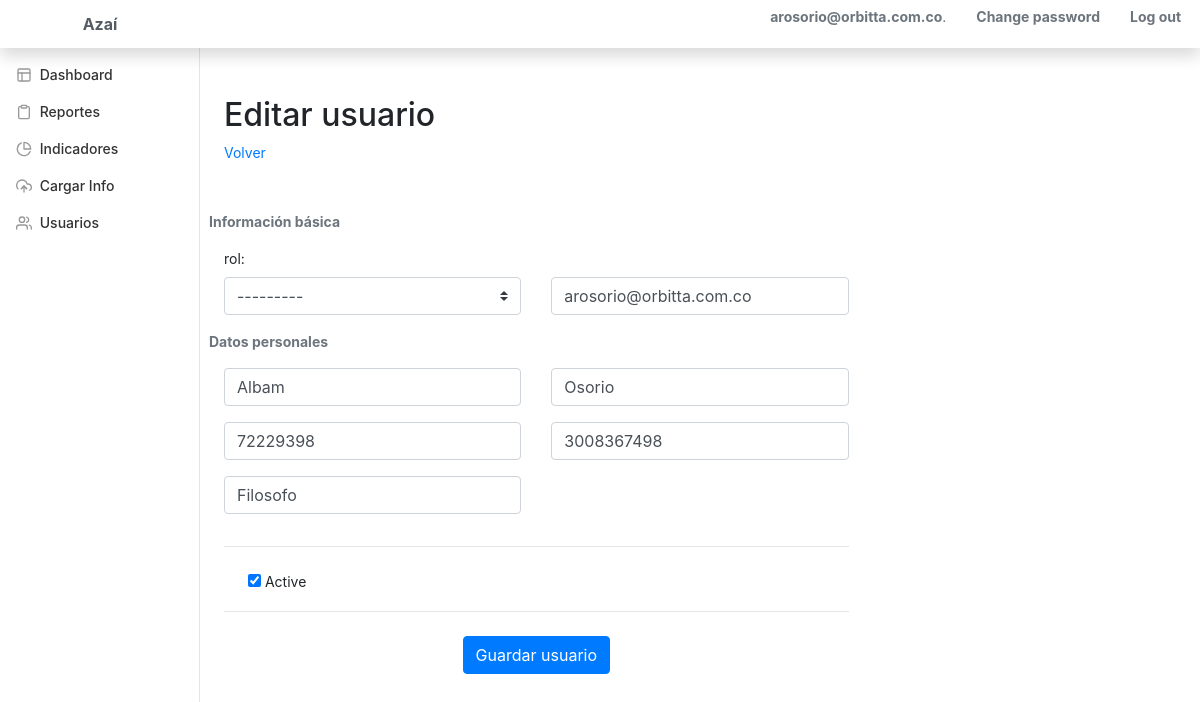
The app's page /azai/usuarios/edit/1 (signed in), older data.
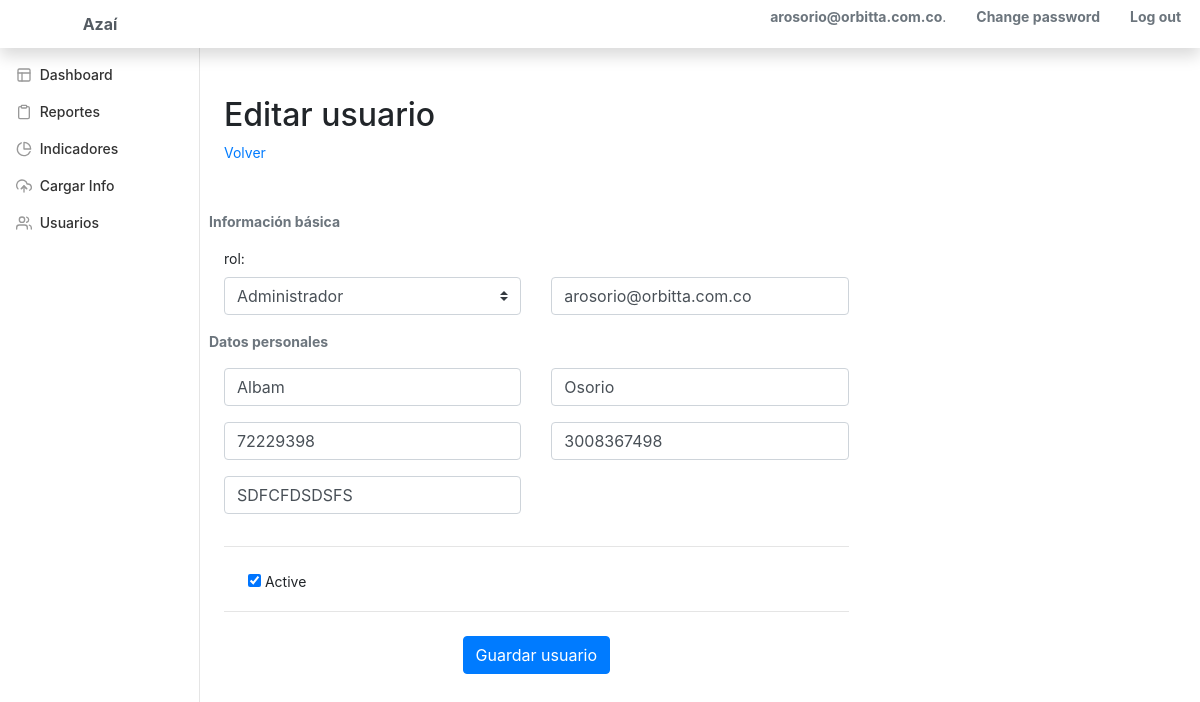
The same page, newer data.
### usuarios/models.py (models this page shows, shortened)
class Usuario(AbstractUser):
    username = None
    email = models.EmailField(_('email address'), unique=True) # changes email to unique and blank to false
    numero_identificacion = models.CharField(_('número identificación'), max_length=10, unique=True, blank=False, null=False)
    telefono = models.CharField(_('telefono'), max_length=50, blank=False, null=False)
    ocupacion = models.CharField(_('ocupación'), max_length=50, blank=True, null=False)
    fecha_creacion = models.DateTimeField(_('creado'), auto_now_add=True)
    fecha_modificacion = models.DateTimeField(_('modificado'), auto_now=True)
    grupo = models.ForeignKey(
        Group,
        verbose_name=_('grupo'),
        on_delete=models.PROTECT,
        null=True,
        help_text=_(
            'The groups this user belongs to. A user will get all permissions '
            'granted to each of their groups.'
        ),
    )
    objects = UsuarioManager()
    USERNAME_FIELD = 'email'
    REQUIRED_FIELDS = ['first_name', 'last_name', 'numero_identificacion', 'telefono' ] # removes email from REQUIRED_FIELDS

### usuarios/views.py (the view)
# urls.py: path('edit/<int:pk>', views.UsuarioUpdate.as_view(), name='usuario_edit'),
class UsuarioUpdate(LoginRequiredMixin, UpdateView):
    model = Usuario
    form_class = CustomUserChangeForm
    success_url = reverse_lazy('usuario_list')

### usuarios/forms.py
class CustomUserChangeForm(forms.ModelForm):
    class Meta:
        model = get_user_model()
        fields = ('grupo', 'email', 'first_name', 'last_name',
                  'numero_identificacion', 'telefono', 'ocupacion', 'is_active')
        widgets = _widgets
        labels = {
            'grupo': _('rol'),
        }

### templates/usuarios/usuario_form.html (shortened to what this page needs)
{% extends 'base_form.html' %}
{% block subtitle %}<h2>Editar usuario</h2>{% endblock subtitle %}
{% block url_back %}{% url 'usuario_list' %}{% endblock url_back %}
{% block form_content %}
<div class="row">
        <p class="mb-3 font-weight-bold text-secondary">Información básica</p>
    </div>
    <div class="row">
        <div class="fieldWrapper col-md-6 mb-3">
            {{ form.grupo.label_tag }}
            {{ form.grupo }}
        </div>
        <div class="fieldWrapper col-md-6 mb-3">
            <label for="email">&nbsp;</label>
            {{ form.email }}
        </div>
    </div>
    <div class="row">
        <p class="mb-3 font-weight-bold text-secondary">Datos personales</p>
    </div>
    <div class="row">
        <div class="fieldWrapper col-md-6 mb-3">
            {{ form.first_name }}
        </div>
        <div class="fieldWrapper col-md-6 mb-3">
            {{ form.last_name }}
        </div>
    </div>
    <div class="row">
        <div class="fieldWrapper col-md-6 mb-3">
            {{ form.numero_identificacion }}
        </div>
        <div class="fieldWrapper col-md-6 mb-3">
            {{ form.telefono }}
        </div>
    </div>
    <div class="row">
        <div class="fieldWrapper col-md-6 mb-3">
            {{ form.ocupacion }}
        </div>
    </div>
    <hr class="mb-4">
    <div class="custom-control custom-checkbox">
        {{ form.is_active }}
        {{ form.is_active.label }}
    </div>
{% endblock form_content %}
{% block form_submit %}Guardar usuario{% endblock form_submit %}

### templates/base.html (shortened to what this page needs)
<!DOCTYPE html>
{% load i18n %}
{% load static %}
{% get_current_language as LANGUAGE_CODE %}
<html lang="{{ LANGUAGE_CODE|default:"es-co" }}">
<head>
    {% block css_bootstrap %}
    <link rel="stylesheet" href="https://stackpath.bootstrapcdn.com/bootstrap/4.1.2/css/bootstrap.min.css">
    {% endblock css_bootstrap %}
    {% block css_site %}
    <link rel="stylesheet" href="{% static 'css/styles.css' %}">
    {% endblock css_site %}
    {% block css %}
    {% endblock css %}
</head>
<body class="{% block body_class %}bg-blue{% endblock body_class %}">
    {% block topbar %}
    <nav class="{% block topbar_class %}navbar fixed-top flex-md-nowrap navbar-expand-lg navbar-white bg-white shadow p-0{% endblock topbar_class %}">
      <a class="navbar-brand bg-white col-sm-3 col-md-2 text-center font-weight-bold text-secondary" href="{% url 'home' %}">{% block brand %}Azaí{% endblock brand %}</a>
      {% if user.is_authenticated %}
        <ul class="navbar-nav ml-auto">
            <li class="nav-item text-nowrap">
              {% block welcome_msg %}
              <p class="col-sm-3 col-md-2 text-muted">
                  <strong>{{ user.email }}</strong>.
              </p>
              {% endblock welcome_msg %}
          </li>
          <li class="nav-item text-nowrap">
              <a class="col-sm-3 col-md-2 font-weight-bold text-secondary" href="{% url 'password_change' %}">{% trans 'Change password' %}</a>
          </li>
          <li class="nav-item text-nowrap">
              <a class="col-sm-3 col-md-2 font-weight-bold text-secondary" href="{% url 'logout' %}">{% trans 'Log out' %}</a>
          </li>
          <li class="nav-item text-nowrap">
          </li>
        </ul>
      {% else %}
        <ul class="navbar-nav">
          <li class="nav-item text-nowrap">
            <a class="col-sm-3 col-md-2 font-weight-bold text-secondary" href="{% url 'login' %}">{% trans 'Log in' %}</a>
          </li>
        </ul>
      {% endif %}
    </nav>
    {% endblock topbar %}
    {% block container %}
      <div class="container-fluid">
        <div class="row">
          {% block left_sidebar %}
          <nav class="{% block left_sidebar_class %}col-md-2 d-none d-md-block bg-white sidebar{% endblock left_sidebar_class %}">
            {% include 'base/left_sidebar.html'%}
          </nav>
          {% endblock left_sidebar %}
          <main role="main" class="{% block main_class %}col-md-9 ml-sm-auto col-lg-10 px-4{% endblock main_class %}">
            {% block content %}
            {% endblock content %}
          </main>
          <br class="clear" />
        </div>
      </div>
    {% endblock container %}
</body>
</html>

Row changes from the older to the newer data that the page shows:
changed Usuario "arosorio@orbitta.com.co": grupo "---------" → "Administrador"; ocupacion "Filosofo" → "SDFCFDSDSFS"
